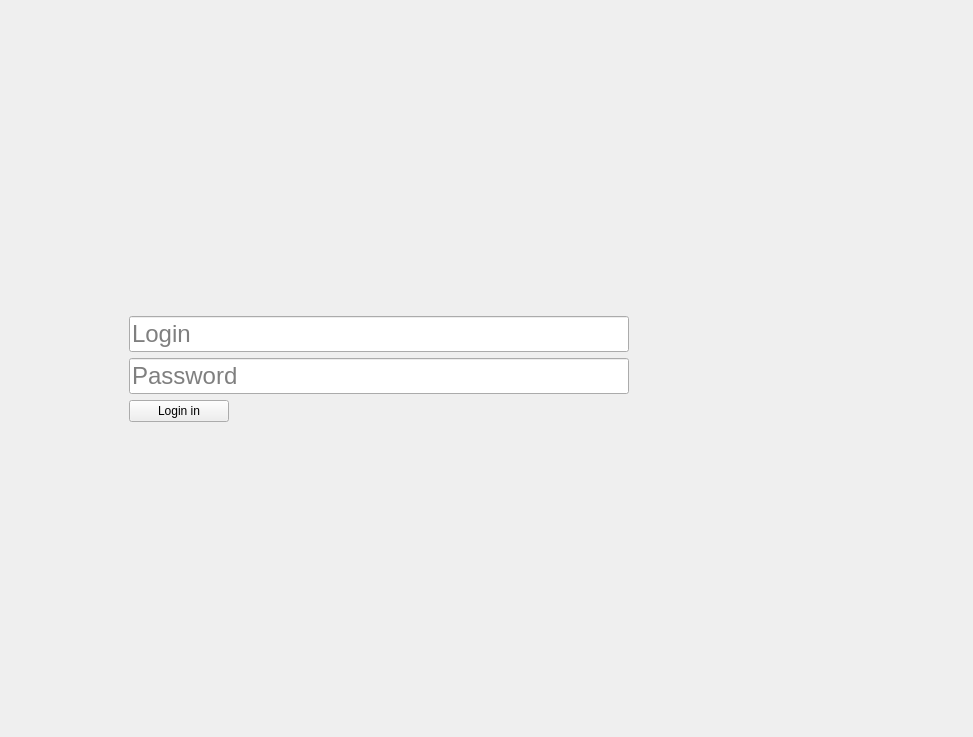
<?xml version="1.0" encoding="UTF-8"?>
<ui version="4.0">
 <class>MessagerSaigla</class>
 <widget class="QMainWindow" name="MessagerSaigla">
  <property name="geometry">
   <rect>
    <x>0</x>
    <y>0</y>
    <width>973</width>
    <height>737</height>
   </rect>
  </property>
  <property name="windowTitle">
   <string>MainWindow</string>
  </property>
  <widget class="QWidget" name="centralWidget">
   <layout class="QHBoxLayout" name="horizontalLayout_2">
    <item>
     <spacer name="horizontalSpacer">
      <property name="orientation">
       <enum>Qt::Horizontal</enum>
      </property>
      <property name="sizeHint" stdset="0">
       <size>
        <width>40</width>
        <height>20</height>
       </size>
      </property>
     </spacer>
    </item>
    <item>
     <widget class="QStackedWidget" name="stackedWidget">
      <property name="maximumSize">
       <size>
        <width>16777215</width>
        <height>16777215</height>
       </size>
      </property>
      <property name="currentIndex">
       <number>0</number>
      </property>
      <widget class="QWidget" name="authorization">
       <layout class="QVBoxLayout" name="verticalLayout_2">
        <item>
         <spacer name="verticalSpacer">
          <property name="orientation">
           <enum>Qt::Vertical</enum>
          </property>
          <property name="sizeHint" stdset="0">
           <size>
            <width>20</width>
            <height>40</height>
           </size>
          </property>
         </spacer>
        </item>
        <item>
         <widget class="QLineEdit" name="lineLogin">
          <property name="maximumSize">
           <size>
            <width>500</width>
            <height>16777215</height>
           </size>
          </property>
          <property name="font">
           <font>
            <pointsize>18</pointsize>
           </font>
          </property>
          <property name="placeholderText">
           <string>Login</string>
          </property>
         </widget>
        </item>
        <item>
         <widget class="QLineEdit" name="linePassword">
          <property name="maximumSize">
           <size>
            <width>500</width>
            <height>16777215</height>
           </size>
          </property>
          <property name="font">
           <font>
            <pointsize>18</pointsize>
           </font>
          </property>
          <property name="placeholderText">
           <string>Password</string>
          </property>
         </widget>
        </item>
        <item>
         <widget class="QPushButton" name="login_in">
          <property name="enabled">
           <bool>true</bool>
          </property>
          <property name="maximumSize">
           <size>
            <width>100</width>
            <height>100</height>
           </size>
          </property>
          <property name="mouseTracking">
           <bool>false</bool>
          </property>
          <property name="text">
           <string>Login in</string>
          </property>
          <property name="autoDefault">
           <bool>true</bool>
          </property>
         </widget>
        </item>
        <item>
         <spacer name="verticalSpacer_2">
          <property name="orientation">
           <enum>Qt::Vertical</enum>
          </property>
          <property name="sizeHint" stdset="0">
           <size>
            <width>20</width>
            <height>40</height>
           </size>
          </property>
         </spacer>
        </item>
       </layout>
      </widget>
      <widget class="QWidget" name="chats">
       <layout class="QHBoxLayout" name="horizontalLayout_3">
        <item>
         <widget class="QListView" name="listView">
          <property name="minimumSize">
           <size>
            <width>228</width>
            <height>0</height>
           </size>
          </property>
         </widget>
        </item>
        <item>
         <layout class="QVBoxLayout" name="verticalLayout">
          <item>
           <widget class="QTextBrowser" name="messagesAll">
            <property name="minimumSize">
             <size>
              <width>453</width>
              <height>438</height>
             </size>
            </property>
            <property name="maximumSize">
             <size>
              <width>453</width>
              <height>16777215</height>
             </size>
            </property>
            <property name="html">
             <string>&lt;!DOCTYPE HTML PUBLIC &quot;-//W3C//DTD HTML 4.0//EN&quot; &quot;http://www.w3.org/TR/REC-html40/strict.dtd&quot;&gt;
&lt;html&gt;&lt;head&gt;&lt;meta name=&quot;qrichtext&quot; content=&quot;1&quot; /&gt;&lt;style type=&quot;text/css&quot;&gt;
p, li { white-space: pre-wrap; }
&lt;/style&gt;&lt;/head&gt;&lt;body style=&quot; font-family:'MS Shell Dlg 2'; font-size:8.25pt; font-weight:400; font-style:normal;&quot;&gt;
&lt;p style=&quot;-qt-paragraph-type:empty; margin-top:0px; margin-bottom:0px; margin-left:0px; margin-right:0px; -qt-block-indent:0; text-indent:0px;&quot;&gt;&lt;br /&gt;&lt;/p&gt;&lt;/body&gt;&lt;/html&gt;</string>
            </property>
           </widget>
          </item>
          <item>
           <widget class="QTextEdit" name="message">
            <property name="minimumSize">
             <size>
              <width>453</width>
              <height>0</height>
             </size>
            </property>
            <property name="maximumSize">
             <size>
              <width>100</width>
              <height>100</height>
             </size>
            </property>
            <property name="placeholderText">
             <string>Введите сообщение</string>
            </property>
           </widget>
          </item>
          <item>
           <widget class="QPushButton" name="sendButton">
            <property name="maximumSize">
             <size>
              <width>100</width>
              <height>100</height>
             </size>
            </property>
            <property name="text">
             <string>send</string>
            </property>
           </widget>
          </item>
         </layout>
        </item>
       </layout>
      </widget>
     </widget>
    </item>
    <item>
     <spacer name="horizontalSpacer_2">
      <property name="orientation">
       <enum>Qt::Horizontal</enum>
      </property>
      <property name="sizeHint" stdset="0">
       <size>
        <width>40</width>
        <height>20</height>
       </size>
      </property>
     </spacer>
    </item>
   </layout>
  </widget>
 </widget>
 <resources/>
 <connections/>
</ui>
